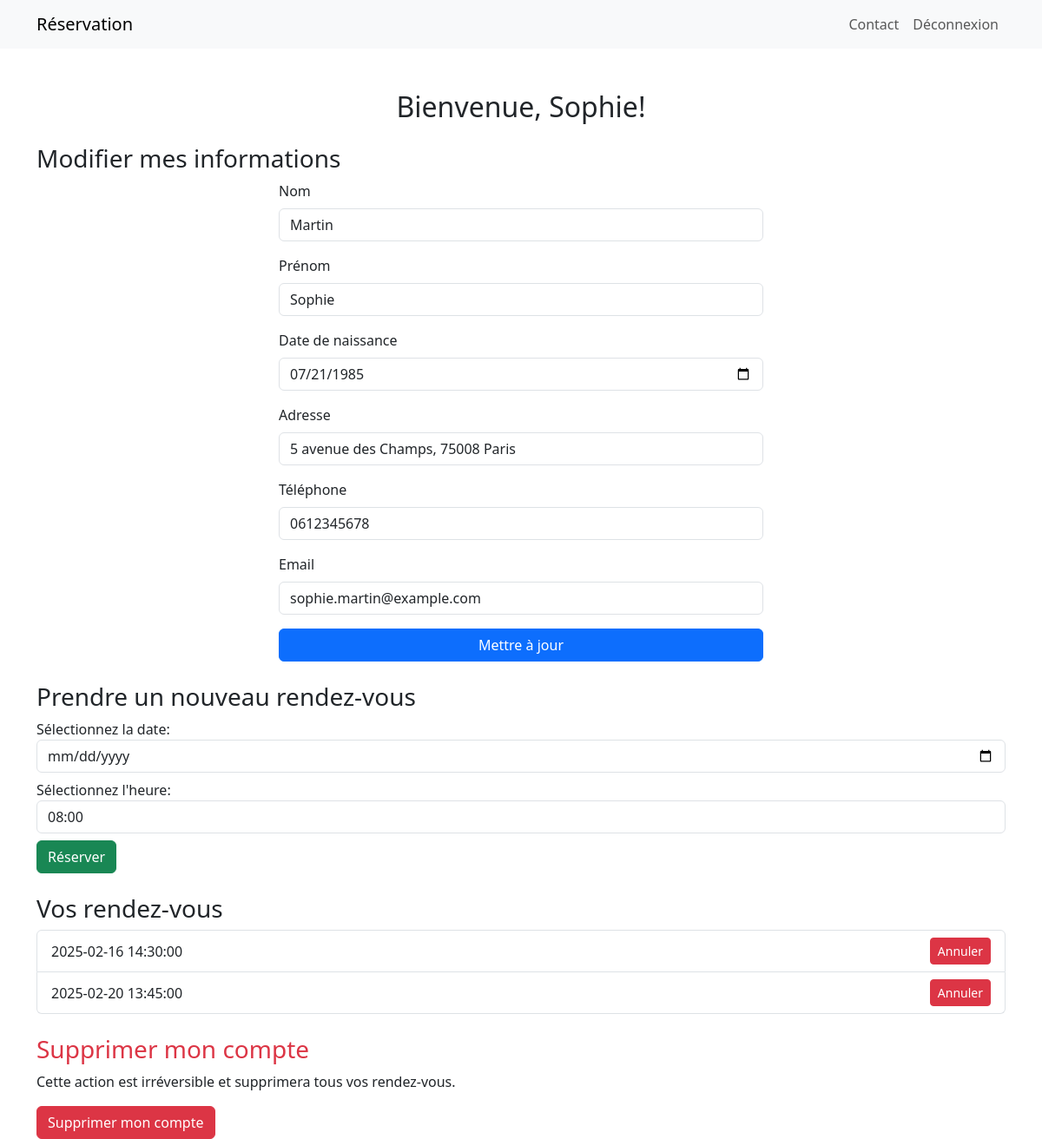
The app's page /dashboard.php (signed in) with its own data.
### tables this page shows
CREATE TABLE users (
    id INT AUTO_INCREMENT PRIMARY KEY,
    nom VARCHAR(50) NOT NULL,
    prenom VARCHAR(50) NOT NULL,
    date_naissance DATE NOT NULL,
    adresse VARCHAR(255) NOT NULL,
    telephone VARCHAR(15) NOT NULL,
    email VARCHAR(100) NOT NULL UNIQUE,
    password VARCHAR(255) NOT NULL,
    email_verifie BOOLEAN DEFAULT FALSE
);

CREATE TABLE reservations (
    id INT AUTO_INCREMENT PRIMARY KEY,
    user_id INT NOT NULL,
    date_heure DATETIME NOT NULL,
    FOREIGN KEY (user_id) REFERENCES users(id) ON DELETE CASCADE
);

### dashboard.php (the view, shortened to what this page needs)
<?php
require 'db_connect.php';
$user_id = $_SESSION['user_id'];
$stmt = $conn->prepare("SELECT nom, prenom, date_naissance, adresse, telephone, email FROM users WHERE id = ?");
$stmt->bind_param("i", $user_id);
$stmt->execute();
$result = $stmt->get_result();
$user = $result->fetch_assoc();
$stmt = $conn->prepare("SELECT id, date_heure FROM reservations WHERE user_id = ? ORDER BY date_heure ASC");
$stmt->bind_param("i", $user_id);
$stmt->execute();
$reservations = $stmt->get_result();
?>
<!DOCTYPE html>
<html lang="fr">
<head>
    <link rel="stylesheet" href="https://cdn.jsdelivr.net/npm/bootstrap@5.3.0/dist/css/bootstrap.min.css">
</head>
<body>
    <nav class="navbar navbar-expand-lg navbar-light bg-light">
        <div class="container">
            <a class="navbar-brand" href="#">Réservation</a>
            <div class="collapse navbar-collapse" id="navbarNav">
                <ul class="navbar-nav ms-auto">
                    <li class="nav-item"><a class="nav-link" href="contact.php">Contact</a></li>
                    <li class="nav-item"><a class="nav-link" href="logout.php">Déconnexion</a></li>
                </ul>
            </div>
        </div>
    </nav>
    <div class="container mt-5">
        <h2 class="text-center">Bienvenue, <?= htmlspecialchars($user['prenom']) ?>!</h2>
        <h3 class="mt-4">Modifier mes informations</h3>
        <form method="POST" class="w-50 mx-auto">
            <div class="mb-3">
                <label class="form-label">Nom</label>
                <input type="text" name="nom" class="form-control" value="<?= htmlspecialchars($user['nom']) ?>" required>
            </div>
            <div class="mb-3">
                <label class="form-label">Prénom</label>
                <input type="text" name="prenom" class="form-control" value="<?= htmlspecialchars($user['prenom']) ?>" required>
            </div>
            <div class="mb-3">
                <label class="form-label">Date de naissance</label>
                <input type="date" name="date_naissance" class="form-control" value="<?= htmlspecialchars($user['date_naissance']) ?>" required>
            </div>
            <div class="mb-3">
                <label class="form-label">Adresse</label>
                <input type="text" name="adresse" class="form-control" value="<?= htmlspecialchars($user['adresse']) ?>" required>
            </div>
            <div class="mb-3">
                <label class="form-label">Téléphone</label>
                <input type="text" name="telephone" class="form-control" value="<?= htmlspecialchars($user['telephone']) ?>" required>
            </div>
            <div class="mb-3">
                <label class="form-label">Email</label>
                <input type="email" name="email" class="form-control" value="<?= htmlspecialchars($user['email']) ?>" required>
            </div>
            <button type="submit" name="update_info" class="btn btn-primary w-100">Mettre à jour</button>
        </form>
        <h3 class="mt-4">Prendre un nouveau rendez-vous</h3>
        <form action="book_appointments.php" method="POST">
            <label for="date">Sélectionnez la date:</label>
            <input type="date" name="date" required class="form-control mb-2">
            <label for="time">Sélectionnez l'heure:</label>
            <select name="time" required class="form-control mb-2">
                <option value="08:00">08:00</option>
            </select>
            <button type="submit" class="btn btn-success">Réserver</button>
        </form>
        <h3 class="mt-4">Vos rendez-vous</h3>
        <ul class="list-group">
            <?php while ($row = $reservations->fetch_assoc()): ?>
                <li class="list-group-item d-flex justify-content-between align-items-center">
                    <?= htmlspecialchars($row['date_heure']) ?>
                    <a href="cancel_appointment.php?id=<?= $row['id'] ?>" class="btn btn-danger btn-sm">Annuler</a>
                </li>
            <?php endwhile; ?>
        </ul>
        <h3 class="mt-4 text-danger">Supprimer mon compte</h3>
        <p>Cette action est irréversible et supprimera tous vos rendez-vous.</p>
        <form method="POST">
            <button type="submit" name="delete_account" class="btn btn-danger">Supprimer mon compte</button>
        </form>
    </div>
</body>
</html>

### records on screen
users: prenom "Sophie", nom "Martin", date_naissance "07/21/1985", adresse "5 avenue des Champs, 75008 Paris", telephone "0612345678", email "sophie.martin@example.com"
reservations: date_heure "2025-02-16 14:30:00"
reservations: date_heure "2025-02-20 13:45:00"
